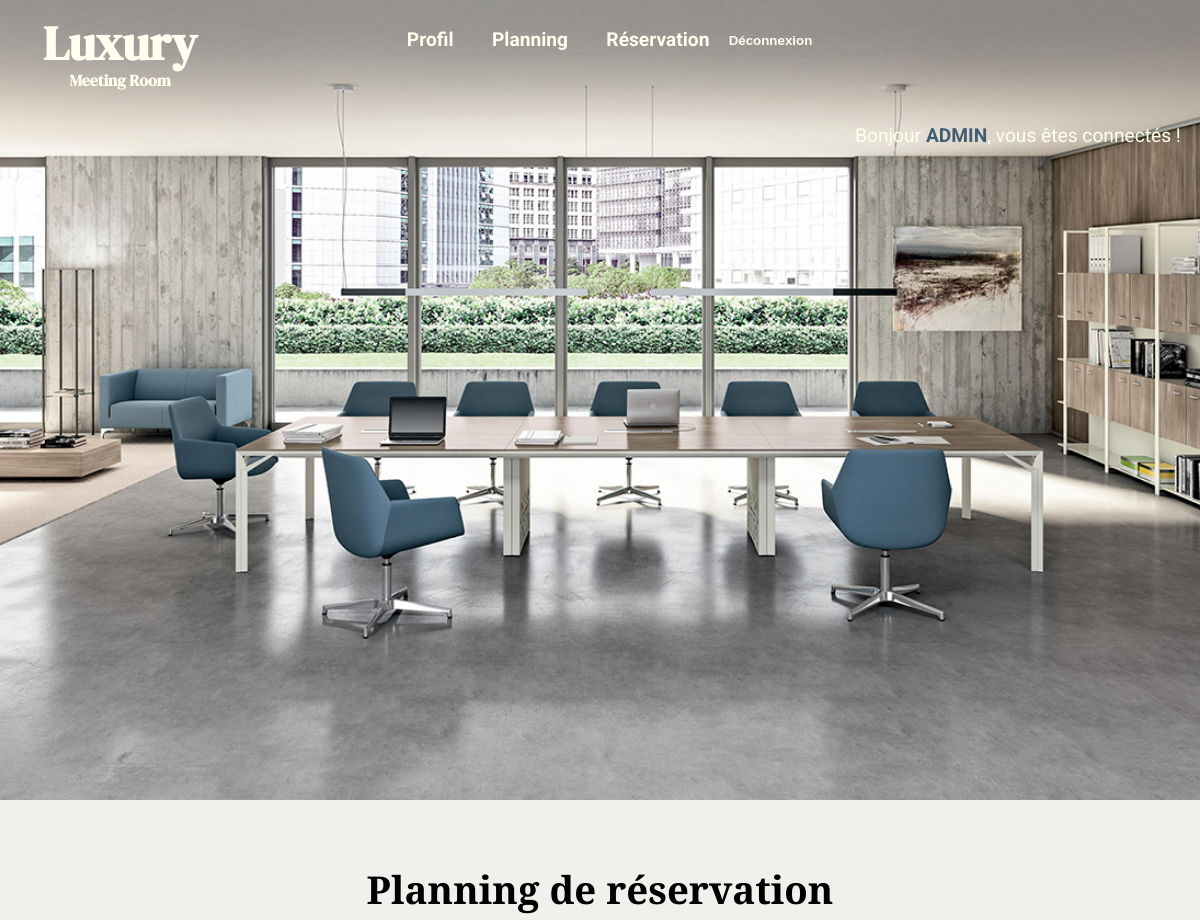
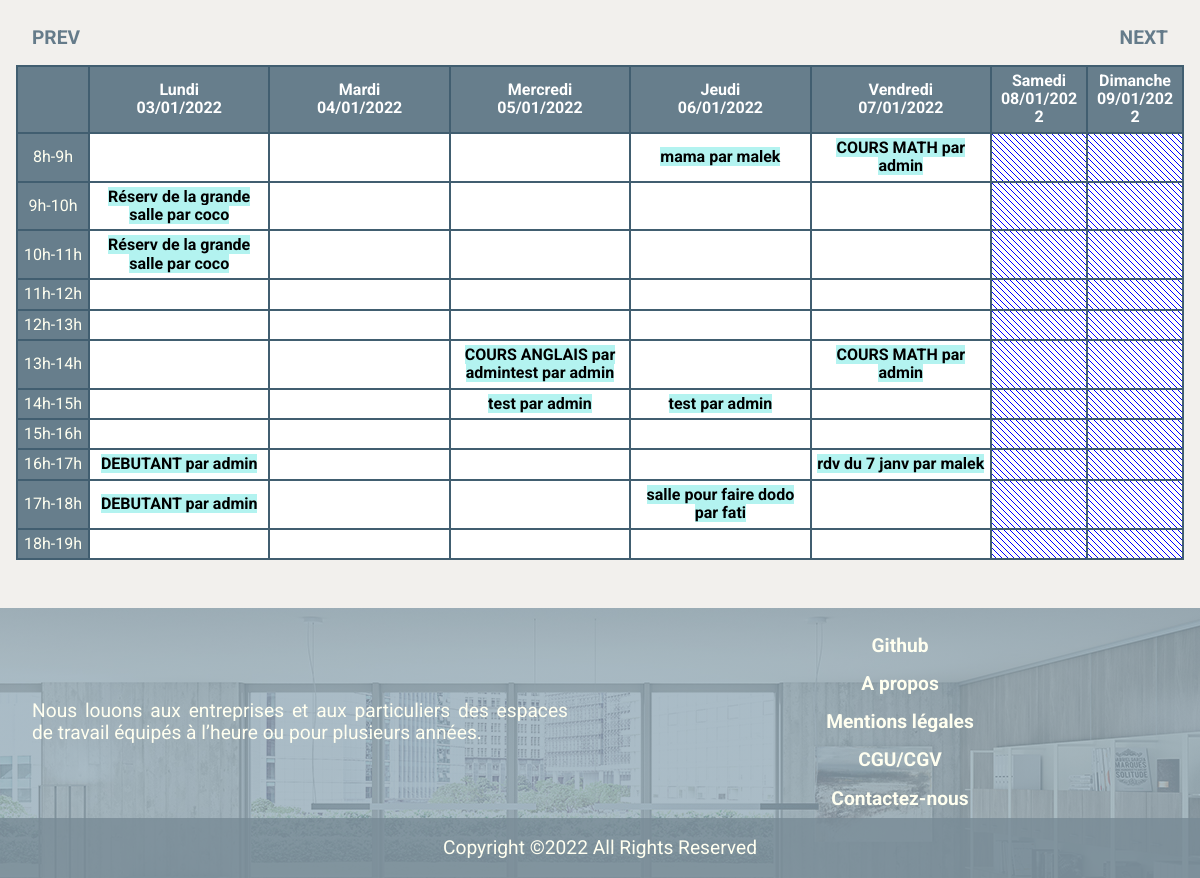
/view/planning.php?week=-1 (signed in), run on the app's committed database (2 pictures, top to bottom).
### tables this page shows
CREATE TABLE IF NOT EXISTS `reservations` (
  `id` int(11) NOT NULL AUTO_INCREMENT,
  `titre` varchar(255) NOT NULL,
  `description` text NOT NULL,
  `debut` datetime NOT NULL,
  `fin` datetime NOT NULL,
  `id_utilisateur` int(11) NOT NULL,
  PRIMARY KEY (`id`)
);

CREATE TABLE IF NOT EXISTS `utilisateurs` (
  `id` int(11) NOT NULL AUTO_INCREMENT,
  `login` varchar(255) NOT NULL,
  `password` varchar(255) NOT NULL,
  PRIMARY KEY (`id`)
);

### traitements/page-traitement/traitement-planning.php (called while the page is built, shortened)
<?php
require ('bdd.php');
if(isset($_GET['week'])) {
    $week = $_GET['week'];
    if($week<0) {
        $newweek = substr($week,1);
        $req = mysqli_query($bdd, "SELECT debut, fin, titre, login, reservations.id FROM reservations
        INNER JOIN utilisateurs ON reservations.id_utilisateur = utilisateurs.id WHERE WEEK(debut)=WEEK(NOW() - INTERVAL $newweek WEEK)");
    }
    elseif($week==0) {
        $req = mysqli_query($bdd, "SELECT debut, fin, titre, login, reservations.id FROM reservations
        INNER JOIN utilisateurs ON reservations.id_utilisateur = utilisateurs.id WHERE WEEK(debut)=WEEK(NOW())");
    }
}
else {
    $req = mysqli_query($bdd, "SELECT debut, fin, titre, login, reservations.id FROM reservations
    INNER JOIN utilisateurs ON reservations.id_utilisateur = utilisateurs.id WHERE WEEK(debut)=WEEK(NOW())");
}
$res = mysqli_fetch_all($req, MYSQLI_ASSOC);
?>

### view/planning.php (the view, shortened to what this page needs)
<?php
require ('../traitements/page-traitement/bdd.php');
require ('../traitements/page-traitement/traitement-planning.php');
?>
<!DOCTYPE html>
<html lang="fr">
    <head>
        <link href="../styles/css/css.css" rel="stylesheet">
    </head>
    <body class="body-inscription">
    <?php require ('require/header.php'); ?>
        <main>
            <section class="section-planning">
                <h2>Planning de réservation</h2>
                <?php
                if(isset($_GET['week'])) {
                    $week = $_GET['week'];
                    echo "<div class='next-prev'><a href='planning.php?week=".($week-1)."'>PREV</a>";
                    echo "<a href='planning.php?week=".($week+1)."'>NEXT</a></div>";
                }
                else {
                    echo "<div class='next-prev'><a href='planning.php?week=-1'>PREV</a>";
                    echo "<a href='planning.php?week=1'>NEXT</a></div>";
                }
                ?>
                <table>
                    <thead>
                        <tr>
                            <th></th>
                        <?php
                        if(isset($_GET['week'])){
                            $date = new DateTime("mon this week $week weeks");
                            echo "<th>Lundi<br>".date("d/m/Y", $date->getTimeStamp())."</th>";
                            $date = new DateTime("tue this week $week weeks");
                            echo "<th>Mardi<br>".date("d/m/Y", $date->getTimeStamp())."</th>";
                            $date = new DateTime("wed this week $week weeks");
                            echo "<th>Mercredi<br>".date("d/m/Y", $date->getTimeStamp())."</th>";
                            $date = new DateTime("thu this week $week weeks");
                            echo "<th>Jeudi<br>".date("d/m/Y", $date->getTimeStamp())."</th>";
                            $date = new DateTime("fri this week $week weeks");
                            echo "<th>Vendredi<br>".date("d/m/Y", $date->getTimeStamp())."</th>";
                            $date = new DateTime("sat this week $week week");
                            echo "<th>Samedi<br>".date("d/m/Y", $date->getTimeStamp())."</th>";
                            $date = new DateTime("sun this week $week weeks");
                            echo "<th>Dimanche<br>".date("d/m/Y", $date->getTimeStamp())."</th>";
                        }?>
                        </tr>
                    </thead>
                    <tbody>
                    <?php
                    for($h=8;$h<19;$h++) {
                        echo "<tr><td>".$h."h-".($h+1)."h</td>";
                        for($c=1;$c<=7; $c++) {
                            echo "<td>";
                            foreach ($res as $value) {
                                $date_debut = strtotime($value['debut']);
                                $day_debut = date('N', $date_debut);
                                $heure_debut = date('H', $date_debut);
                                $date_fin = strtotime($value['fin']);
                                $heure_fin = date('H', $date_fin);
                                $heure_debut = intval($heure_debut);
                                $heure_fin = intval($heure_fin);
                                $id_res = $value['id'];
                                if($day_debut==$c && $heure_debut==$h) {
                                    echo "<a class='lien-reserv' href='reservation.php?id=$id_res'>".$value['titre']." par ".$value['login']."</a>";
                                }
                                elseif ($day_debut==$c && $heure_fin>$h && $heure_debut<$h) {
                                    echo "<a class='lien-reserv' href='reservation.php?id=$id_res'>".$value['titre']." par ".$value['login']."</a>";
                                }
                            }
                            echo "</td>";
                        }
                        echo "</tr>";
                    }
                    ?>
                    </tbody>
                </table>
            </section>
        </main>
        <?php require('require/footer.php'); ?>
    </body>
</html>

### styles/css/css.css (style rules this page uses)
* { box-sizing : border-box; margin: 0; padding: 0; }
html,body { width: 100%; }
body { scroll-behavior: smooth; line-height: 1.15; margin : 0; font-family: 'Roboto', sans-serif; font-size: 1.2em; background-color: #f2f0ed; }
h1, h2 { margin: 0; padding: 0.5em; font-family: 'Cormorant Garamond', serif; font-size: 2em; text-align: center; }
a { text-decoration : none; font-weight : bold; color: black; }
main { margin : 0; background-repeat: no-repeat; }
section { padding: 1em; }
.section-planning { padding: 0; margin: 2rem auto; }
.next-prev { display: flex; justify-content: space-between; width: 100%; margin: auto; text-align: center; }
.next-prev a { color: rgb(65, 94, 112, 80%); padding: 1rem; }
table { table-layout: fixed; width: 100%; margin: auto; border-collapse: collapse; background-color: white; font-size: 0.5rem; word-break: break-word; }
th, td { border: 2px solid rgb(65, 94, 112); border-collapse: collapse; text-align: center; padding: 5px; }
thead th { background-color: rgb(65, 94, 112, 80%); color: white; }
thead th:nth-child(1), thead th:nth-child(7), thead th:nth-child(8) { width: 6vw; }
td:nth-child(1) { background-color: rgb(65, 94, 112, 80%); color: ivory; }
td:nth-child(7), td:nth-child(8) { background: linear-gradient(45deg, #00f 1%, #fff 1%, #fff 49%, #00f 49%, #00f 51%, #fff 51%, #fff 99%, #00f 99%); background-size: 6px 6px; background-position: 50px 50px; }
.lien-reserv { background-color: rgb(179, 243, 240); }
@media screen and (min-width: 1024px) { .section-planning { padding: 1rem; } }
@media screen and (min-width: 1024px) { table { font-size: 1rem; } }
@media screen and (min-width: 1024px) { thead th:nth-child(7), thead th:nth-child(8) { width: 8vw; } }

### data on the page
reservations: titre "mama", id_utilisateur.login "malek"
reservations: titre "COURS MATH", id_utilisateur.login "admin"
reservations: titre "Réserv de la grande salle", id_utilisateur.login "coco"
reservations: titre "COURS ANGLAIS", id_utilisateur.login "admin"
reservations: titre "test", id_utilisateur.login "admin"
reservations: titre "COURS MATH", id_utilisateur.login "admin"
reservations: titre "test", id_utilisateur.login "admin"
reservations: titre "DEBUTANT", id_utilisateur.login "admin"
reservations: titre "rdv du 7 janv", id_utilisateur.login "malek"
reservations: titre "salle pour faire dodo", id_utilisateur.login "fati"

### other printed values
$_SESSION['login'] "ADMIN"
date("d/m/Y", $date->getTimeStamp()) "03/01/2022"
date("d/m/Y", $date->getTimeStamp()) "04/01/2022"
date("d/m/Y", $date->getTimeStamp()) "05/01/2022"
date("d/m/Y", $date->getTimeStamp()) "06/01/2022"
date("d/m/Y", $date->getTimeStamp()) "07/01/2022"
date("d/m/Y", $date->getTimeStamp()) "08/01/2022"
date("d/m/Y", $date->getTimeStamp()) "09/01/2022"
